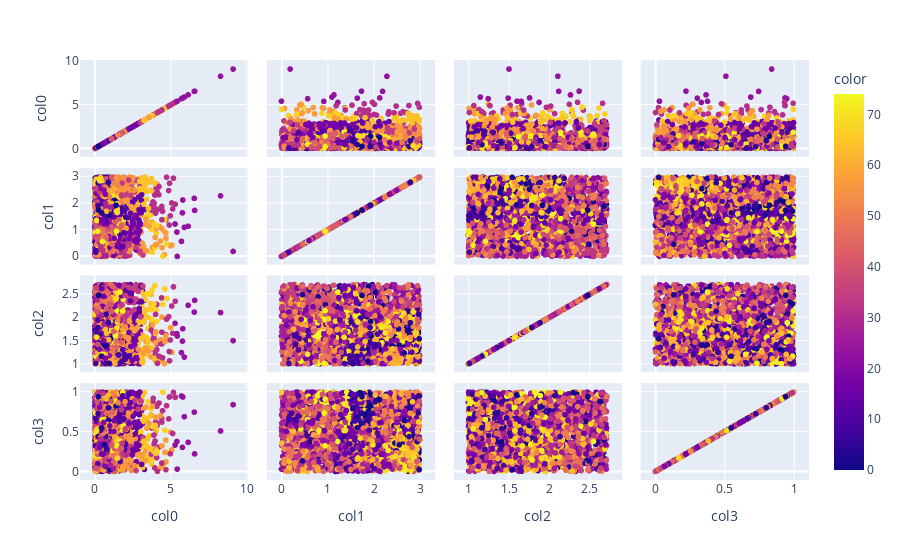

The notebook cell saved with this chart:
### Code cell
px.scatter_matrix(test_df, dimensions=["col0", "col1", "col2", "col3"], color = mpd.predict_cluster(test_df[study_columns].values))

### Figure 1 — Plotly figure (JSON) as saved in the notebook; plotly's stock layout.template omitted (floating-point values rounded to 4 significant figures; data arrays with more than 128 entries replaced by an {"elided": "..."} marker saying what was removed)
{"data": [{"dimensions": [{"axis": {"matches": true}, "label": "col0", "values": {"elided": "2500 float values"}}, {"axis": {"matches": true}, "label": "col1", "values": {"elided": "2500 float values"}}, {"axis": {"matches": true}, "label": "col2", "values": {"elided": "2500 float values"}}, {"axis": {"matches": true}, "label": "col3", "values": {"elided": "2500 float values"}}], "hovertemplate": "%{xaxis.title.text}=%{x}<br>%{yaxis.title.text}=%{y}<br>color=%{marker.color}<extra></extra>", "legendgroup": "", "marker": {"color": {"elided": "2500 int values"}, "coloraxis": "coloraxis", "symbol": "circle"}, "name": "", "showlegend": false, "type": "splom"}], "layout": {"coloraxis": {"colorbar": {"title": {"text": "color"}}, "colorscale": [[0, "#0d0887"], [0.1111, "#46039f"], [0.2222, "#7201a8"], [0.3333, "#9c179e"], [0.4444, "#bd3786"], [0.5556, "#d8576b"], [0.6667, "#ed7953"], [0.7778, "#fb9f3a"], [0.8889, "#fdca26"], [1, "#f0f921"]]}, "dragmode": "select", "legend": {"tracegroupgap": 0}, "margin": {"t": 60}}}
